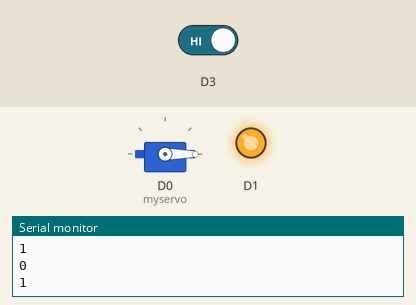
A sketch run on a simulated ESP8266 (NodeMCU). Shown: servo, output pins drawn as LEDs (lit = HIGH), the last lines printed to the serial monitor. The inputs (shaded band) are chosen by the test bench; at power-on: D3 HIGH.

Above: at 6.8 s.
6.9 s: D3 driven LOW
At 11.2 s:
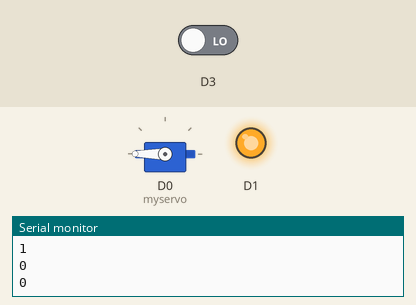
14.6 s: D3 driven HIGH
At 17.8 s:
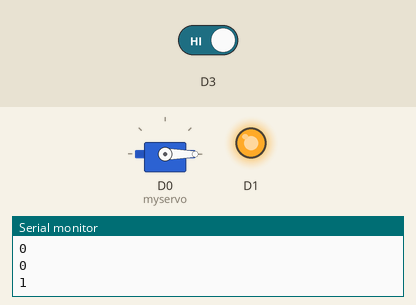
Timing chart, 0 to 19.3 s (numbered marks = the images above; inputs shaded):
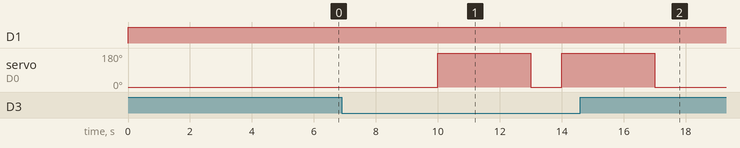

Measured:
- after the input at 6.9 s, servo on D0 (myservo): 0° → 180° after 3.1 s, → 0° 3.0 s later, → 180° 1.0 s later
- after the input at 14.6 s, servo on D0 (myservo): goes on until 17.0 s, then stays 0°

The sketch:

esp8266.ino
```cpp
#include <Servo.h>

Servo myservo;

void setup() {
  myservo.attach(D0);
  pinMode(D2,INPUT);
  Serial.begin(9600);
  pinMode(D1,OUTPUT);
  pinMode(D3,INPUT);


}

void loop() {
  int x1=digitalRead(D0);
  int x2=digitalRead(D3);
  Serial.println(x1);
  Serial.println(x2);
  if(x1==0 && x2==0){
    digitalWrite(D1,HIGH);
    myservo.write(0);
    delay(1000);
    myservo.write(180);
    delay(1000);
  }
  else if(x1==0 && x2==1){
    digitalWrite(D1,HIGH);
    myservo.write(0);
    delay(1000);
  }
  else if(x1==1 && x2==0){
    digitalWrite(D1,HIGH);
    myservo.write(180);
    delay(1000);
  }
  else
  {
    digitalWrite(D1,LOW);
    myservo.write(90);
  }
  delay(2000);

}
```
